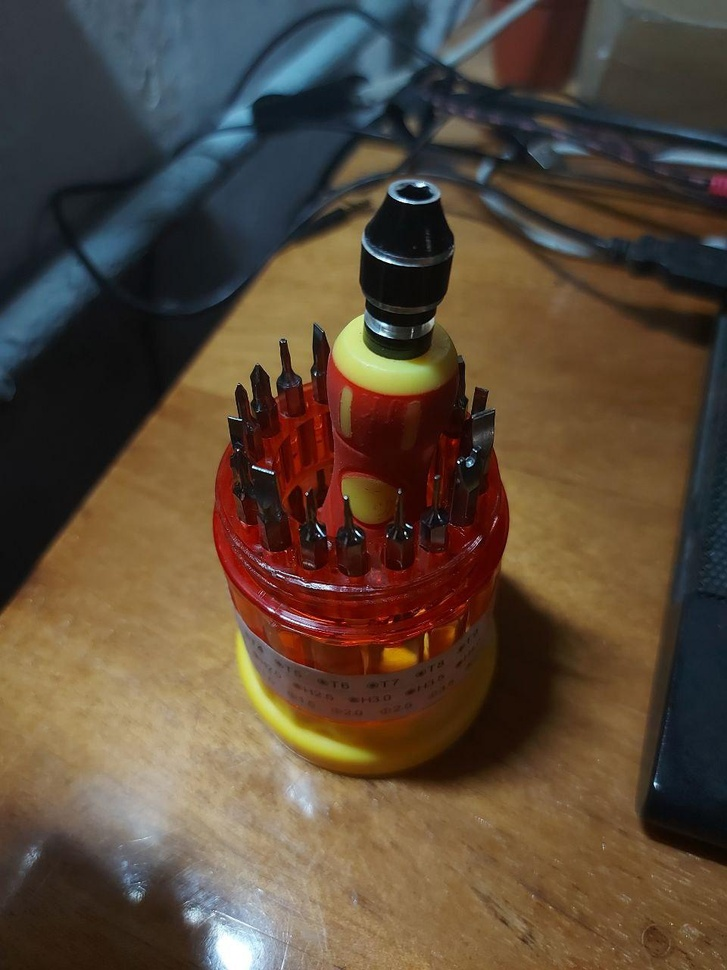
#> input picture color/tool.jpg, 727 x 970 px, shrunk from 960 x 1280 before the run
$ python mean.py
#> lines starting #> are read from the running program, lines starting #| are printed output that depends on the picture
import numpy as np
import cv2
from matplotlib import pyplot as pltfrom
import matplotlib.pyplot as plt
image = cv2.imread('../color/tool.jpg') # reads the image
#> image is the input picture: shape (970, 727, 3); mean B, G, R 57, 73, 89.3
image = cv2.cvtColor(image, cv2.COLOR_HSV2BGR) # convert to HSV
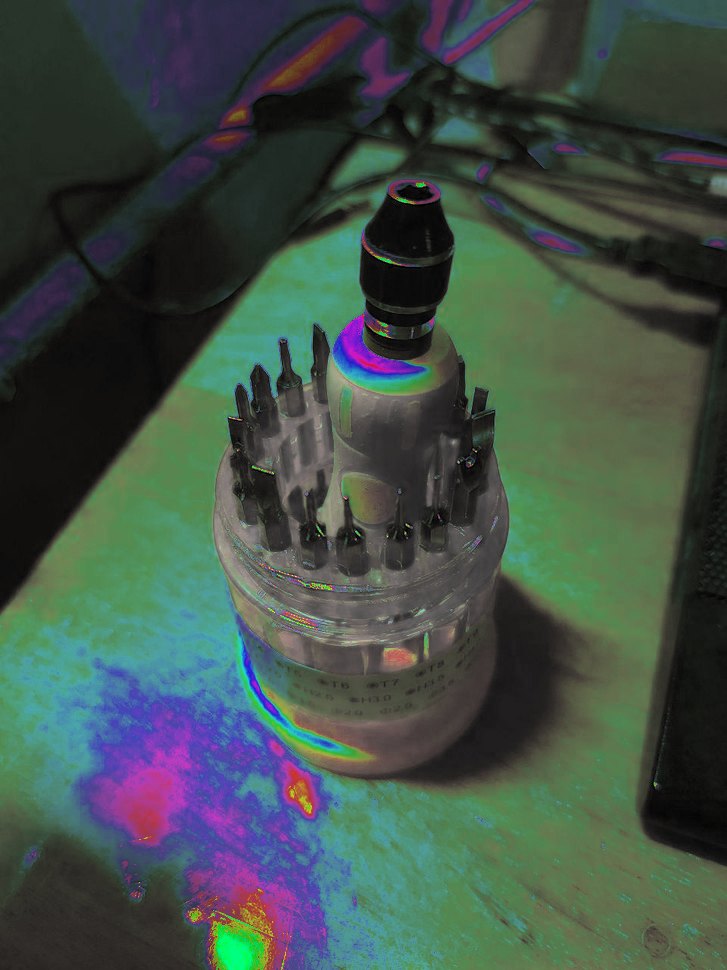
#> image: shape (970, 727, 3); mean B, G, R 71.4, 79.4, 64.7
figure_size = 9 # the dimension of the x and y axis of the kernal.
new_image = cv2.blur(image,(figure_size, figure_size))
plt.figure(figsize=(11,6))
plt.subplot(121)
plt.imshow(cv2.cvtColor(image, cv2.COLOR_HSV2RGB))
plt.title('Original')
plt.xticks([])
plt.yticks([])
plt.subplot(122)
plt.imshow(cv2.cvtColor(new_image, cv2.COLOR_HSV2RGB))
plt.title('Mean filter')
plt.xticks([])
plt.yticks([])
plt.show()
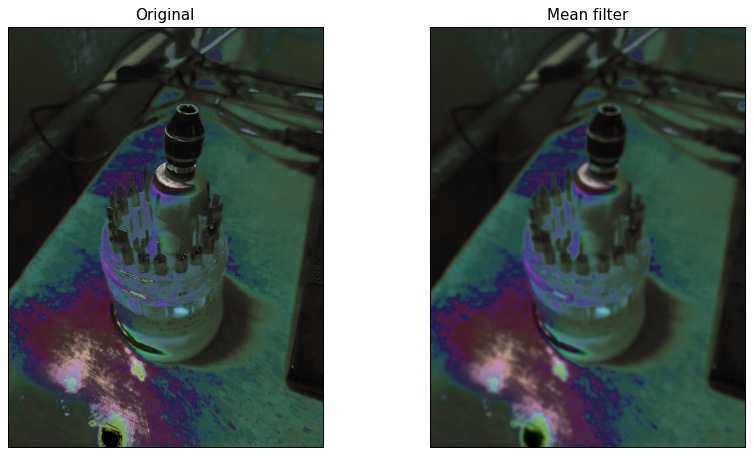
#> figure drawn by matplotlib, 2 panels

image2 = cv2.cvtColor(image, cv2.COLOR_HSV2BGR)
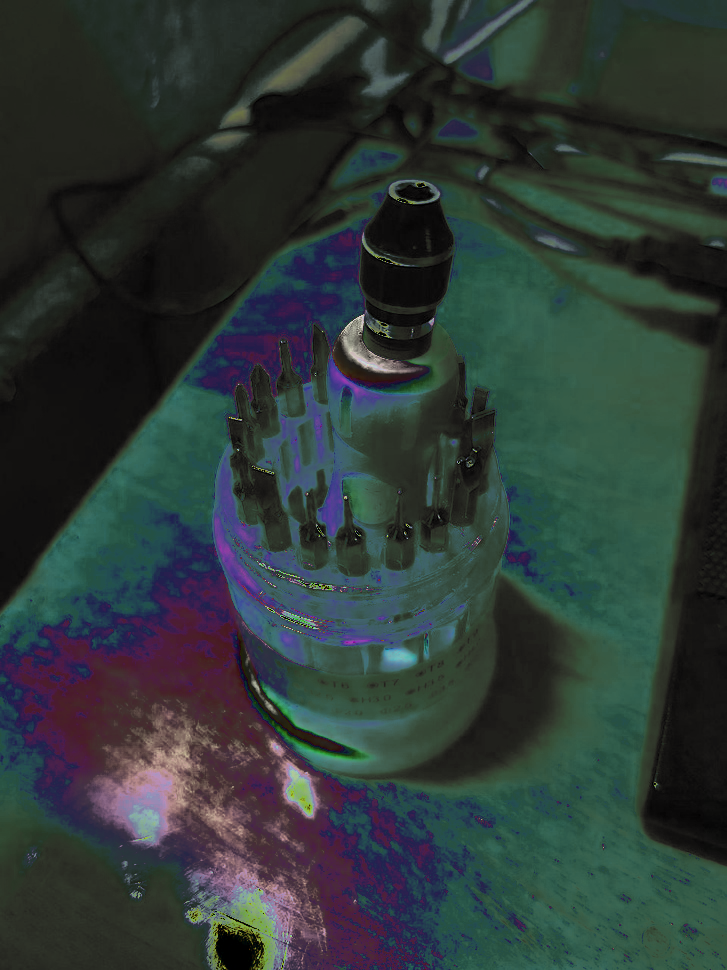
#> image2: shape (970, 727, 3); mean B, G, R 54.7, 57.3, 45.7
image2 = cv2.cvtColor(image2, cv2.COLOR_BGR2GRAY)
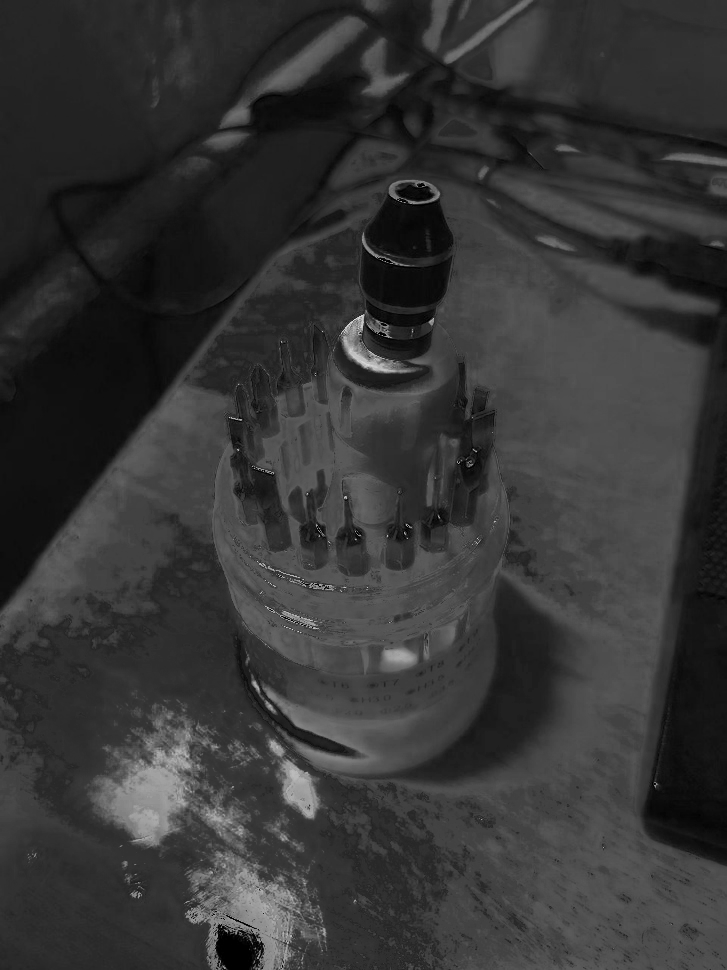
#> image2: shape (970, 727); min 0, max 226, mean 53.5
figure_size = 9
new_image = cv2.blur(image2,(figure_size, figure_size))
#> new_image: shape (970, 727)
plt.figure(figsize=(11,6))
plt.subplot(121)
plt.imshow(image2, cmap='gray')
plt.title('Original')
plt.xticks([])
plt.yticks([])
plt.subplot(122)
plt.imshow(new_image, cmap='gray')
plt.title('Mean filter')
plt.xticks([])
plt.yticks([])
plt.show()
